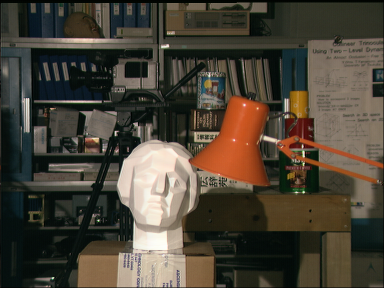
#> input picture Assignment6/BinocularStereo/tsukuba_l.ppm, 384 x 288 px
$ python HW6.py
#> lines starting #> are read from the running program, lines starting #| are printed output that depends on the picture
'''
author: Yunda Jia
'''

import numpy as np
import cv2
from matplotlib import pyplot as plt
from scipy.signal import fftconvolve
import scipy.io

# https://github.com/Sabrewarrior/normxcorr2-python/blob/master/normxcorr2.py
def normxcorr2(template, image, mode="full"):
    """
    Input arrays should be floating point numbers.
    :param template: N-D array, of template or filter you are using for cross-correlation.
    Must be less or equal dimensions to image.
    Length of each dimension must be less than length of image.
    :param image: N-D array
    :param mode: Options, "full", "valid", "same"
    full (Default): The output of fftconvolve is the full discrete linear convolution of the inputs.
    Output size will be image size + 1/2 template size in each dimension.
    valid: The output consists only of those elements that do not rely on the zero-padding.
    same: The output is the same size as image, centered with respect to the ‘full’ output.
    :return: N-D array of same dimensions as image. Size depends on mode parameter.
    """

    # If this happens, it is probably a mistake
    if np.ndim(template) > np.ndim(image) or \
            len([i for i in range(np.ndim(template)) if template.shape[i] > image.shape[i]]) > 0:
        print("normxcorr2: TEMPLATE larger than IMG. Arguments may be swapped.")

    template = template - np.mean(template)
    image = image - np.mean(image)

    a1 = np.ones(template.shape)
    # Faster to flip up down and left right then use fftconvolve instead of scipy's correlate
    ar = np.flipud(np.fliplr(template))
    out = fftconvolve(image, ar.conj(), mode=mode)

    image = fftconvolve(np.square(image), a1, mode=mode) - \
            np.square(fftconvolve(image, a1, mode=mode)) / (np.prod(template.shape))

    # Remove small machine precision errors after subtraction
    image[np.where(image < 0)] = 0

    template = np.sum(np.square(template))
    out = out / np.sqrt(image * template)

    # Remove any divisions by 0 or very close to 0
    out[np.where(np.logical_not(np.isfinite(out)))] = 0

    return out


def disparity(imgL, imgR):
    stereo = cv2.StereoBM_create(numDisparities=16, blockSize=15)
    disparity = stereo.compute(imgL, imgR)
    plt.imshow(disparity, 'gray', extent=[0, 100, 0, 1], aspect='auto')
    plt.savefig('disparity.png')
    plt.show()


def similarity(imgL, imgR, pixel, patchsize):
    m, n = imgL.shape

    top = int(max(pixel[0] - patchsize / 2, 1))
    bottom = int(min(pixel[0] + patchsize / 2, m))
    left = int(max(pixel[1] - patchsize / 2, 1))
    right = int(min(pixel[1] + patchsize / 2, n))

    patch = imgL[top: bottom, left:right]
    xcorr = normxcorr2(patch, imgR[top:bottom][:])
    sim = xcorr[patchsize, patchsize // 2:n + patchsize // 2]
    return sim

def plotsimilarity(p, imgL):
    m, n = imgL.shape
    fig, axes = plt.subplots(2, 3, figsize=(10, 8))
    for i, pixel in enumerate(p):
        sim = similarity(imgL, imgR, pixel, patchsize=30)
        x = np.arange(0 - pixel[1], n - pixel[1])
        axes[i // 3][i % 3].plot(x, sim)
        axes[i // 3][i % 3].set_title(f'p={str(i + 1)}')
    plt.savefig('similarity.png')
    plt.show()

def dynamic_disparity(imgL, imgR, patchsize):
    m, n = imgL.shape
    dydist = np.zeros((m, n))
    for row in range(m):
        line = np.zeros((1, n))
        dis = np.zeros(n)
        for j in range(n):
            pixel = [row, j]
            dis[j, :] = similarity(imgL, imgR, pixel, patchsize)

        path = np.zeros(n)
        for j in range(1, n):
            path[1, j] = path[1, j - 1] + dis[1, j]
            path[j, 1] = path[j - 1, 1] + dis[1, j]

        for i in range(1, n):
            for j in range(1, n):
                path[i, j] = max(path[i - 1, j], path[i - 1, j - 1], path[i, j - 1]) + dis(i, j)

        col = n
        line = np.zeros(col)
        j = n
        while j > 1:
            if col == 1:
                line[j - 1] = j - 1
                j -= 1
            else:
                temp = max(path[j, col - 1], path[j - 1, col], path[j - 1, col - 1])
                if temp == path[j, col - 1]:
                    col -= 1
                elif temp == path[j - 1, col]:
                    line[j - 1] = j - col + 1
                    j -= 1
                else:
                    line[j - 1] = j - col
                    j -= 1
                    col -= 1
        dydist[row, :] = line
    return dydist


if __name__ == '__main__':
    imgL = cv2.imread('./BinocularStereo/tsukuba_l.ppm', 0)
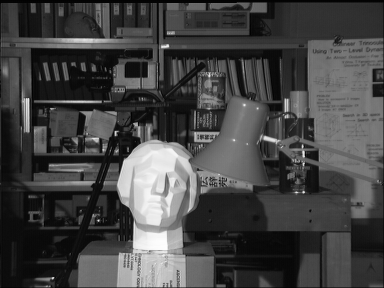
#> imgL: shape (288, 384); min 0, max 253, mean 68.3
    imgR = cv2.imread('./BinocularStereo/tsukuba_r.ppm', 0)
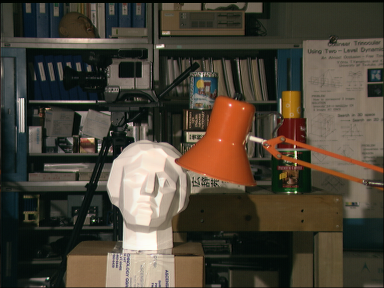
#> input picture Assignment6/BinocularStereo/tsukuba_r.ppm, 384 x 288 px
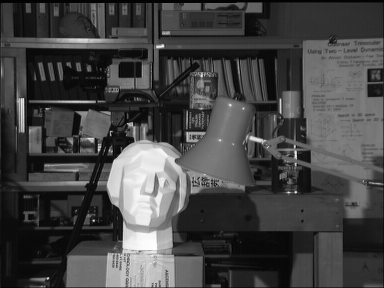
#> imgR: shape (288, 384); min 0, max 254, mean 68.7
    p = [[136, 83], [203, 304], [182, 119], [186, 160], [123, 224], [153, 338]]
    # problem1.1.1 & problem1.1.2
    plotsimilarity(p, imgL)
#> the loop in plotsimilarity, `for i, pixel in enumerate(p):` made 6 passes
#> pass 1, in normxcorr2, `image = image - np.mean(image)`:
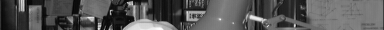
#> image: shape (30, 384) float64; min -81.57, max 162.4, mean 0; drawn with min black and max white
#> pass 1, in normxcorr2, `ar = np.flipud(np.fliplr(template))`:
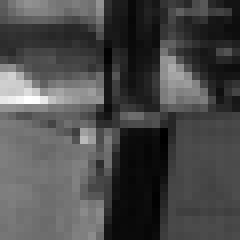
#> ar: shape (30, 30) float64 (shown 8 times larger); min -66.24, max 157.8, mean 0; drawn with min black and max white
#> in plotsimilarity, `plt.savefig('similarity.png')`:
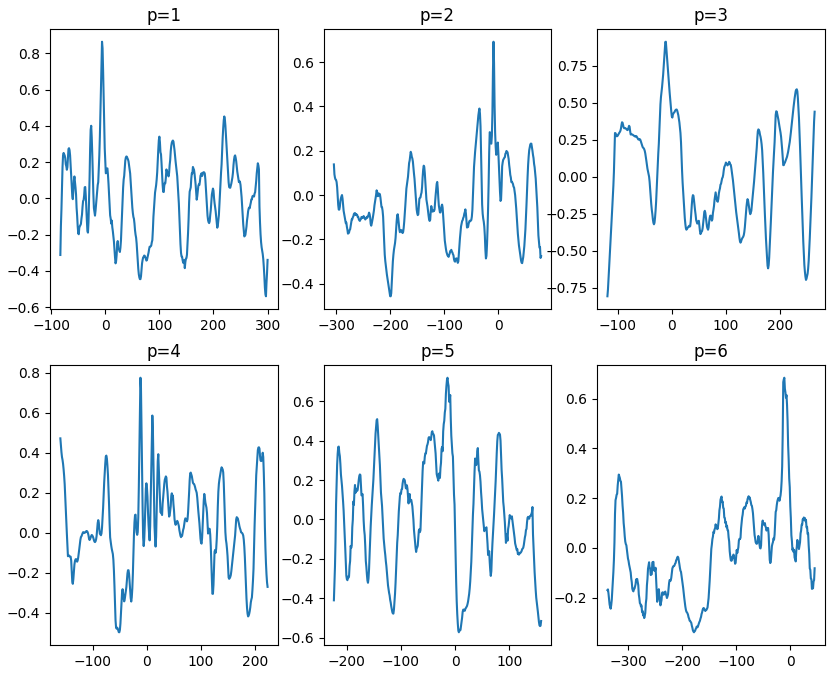
#> figure drawn by matplotlib, 6 panels; panel 1: curve peaks at x = -6, y = 0.864; panel 2: curve peaks at x = -9, y = 0.692; panel 3: curve peaks at x = -11, y = 0.914; panel 4: curve peaks at x = -12, y = 0.774
    # problem 1.1.3 & 1.1.3
    disparity(imgL, imgR)
#> in disparity, `disparity = stereo.compute(imgL, imgR)`:
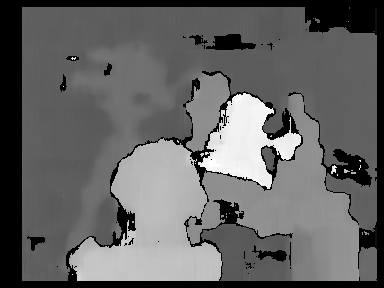
#> disparity: shape (288, 384) int16; min -16, max 240, mean 84.9; drawn with min black and max white
